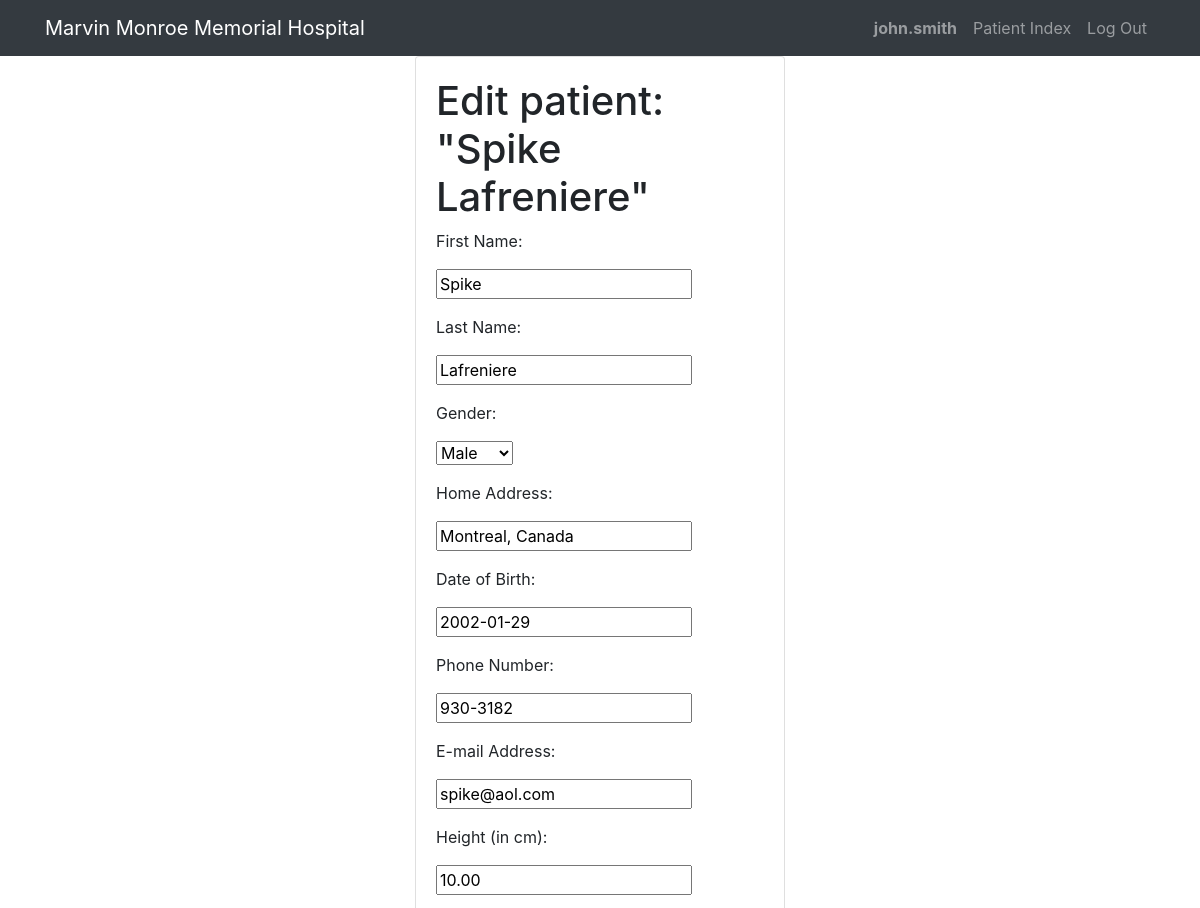
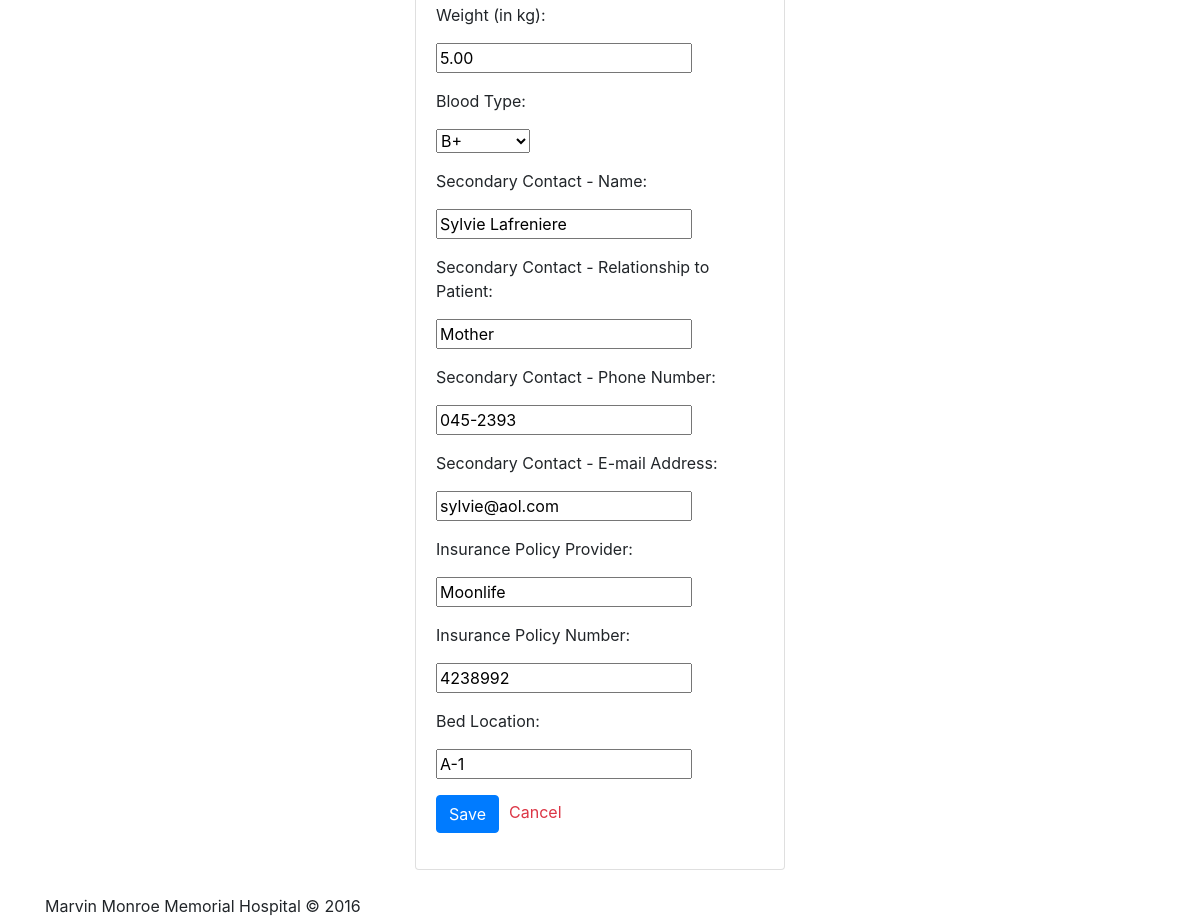
/editpatient/3 (signed in), run on the app's committed database (2 pictures, top to bottom).
### hms/models.py (models this page shows, shortened)
class User(AbstractUser):
    pass

class Patient(models.Model):
    GENDER_CHOICES = [
        ('M', 'Male'),
        ('F', 'Female'),
        ('O', 'Other')
    ]
    BLOOD_TYPES = [
        ('APOS', 'A+'),
        ('ANEG', 'A-'),
        ('BPOS', 'B+'),
        ('BNEG', 'B-'),
        ('OPOS', 'O+'),
        ('ONEG', 'O-'),
        ('ABPOS', 'AB+'),
        ('ABNEG', 'AB-'),
        ('UNKNOWN', 'Unknown')
    ]
    first_name = models.CharField(max_length=200, blank=True, default='N/A')
    last_name = models.CharField(max_length=200, blank=True, default='N/A')
    gender = models.CharField(max_length=100, null=True, blank=True, default='Other', choices=GENDER_CHOICES)
    address = models.CharField(max_length=400, blank=True, default='N/A')
    birth_date = models.DateField(null=True, blank=True, default='N/A')
    phone = models.CharField(max_length=200, blank=True, default='N/A')
    email = models.CharField(max_length=200, blank=True, default='N/A')
    avatar = models.ImageField(null=True, blank=True)
    height_cm = models.DecimalField(default="0.00", decimal_places=2, max_digits=5, blank=True, null=True)
    weight_kg = models.DecimalField(default="0.00", decimal_places=2, max_digits=50, blank=True, null=True)
    blood_type = models.CharField(max_length=100, null=True, default="Unknown", choices=BLOOD_TYPES)
    contact_name = models.CharField(max_length=200, blank=True, default='N/A')
    contact_relationship = models.CharField(max_length=200, blank=True, default='N/A')
    contact_phone = models.CharField(max_length=200, blank=True, default='N/A')
    contact_email = models.CharField(max_length=200, blank=True, default='N/A')
    insurance_policy_provider = models.CharField(max_length=200, blank=True, default='N/A')
    insurance_policy_number = models.CharField(max_length=200, blank=True, default='N/A')
    bed_location = models.CharField(max_length=200, blank=True, default='N/A')
    timestamp = models.DateTimeField(auto_now_add=True)

### hms/views.py (the view)
# urls.py: path("editpatient/<str:patient_pk>", views.editpatient, name="editpatient"),
@login_required(login_url='login') # From https://docs.djangoproject.com/en/dev/ref/settings/#login-redirect-url
def editpatient(request, patient_pk):
    if request.method == "POST":
        form = EditPatientForm(request.POST, request.FILES)
        if form.is_valid():
            patient = Patient.objects.get(id=patient_pk)
            patient.first_name = form.cleaned_data["first_name"]
            patient.last_name = form.cleaned_data["last_name"]
            patient.gender = form.cleaned_data["gender"]
            patient.address = form.cleaned_data["address"]
            patient.birth_date = form.cleaned_data["birth_date"]
            patient.phone = form.cleaned_data["phone"]
            patient.email = form.cleaned_data["email"]
            patient.height_cm = form.cleaned_data["height_cm"]
            patient.weight_kg = form.cleaned_data["weight_kg"]
            patient.blood_type = form.cleaned_data["blood_type"]
            patient.contact_name = form.cleaned_data["contact_name"]
            patient.contact_relationship = form.cleaned_data["contact_relationship"]
            patient.contact_phone = form.cleaned_data["contact_phone"]
            patient.contact_email = form.cleaned_data["contact_email"]
            patient.insurance_policy_provider = form.cleaned_data["insurance_policy_provider"]
            patient.insurance_policy_number = form.cleaned_data["insurance_policy_number"]
            patient.bed_location = form.cleaned_data["bed_location"]
            patient.save()
            return HttpResponseRedirect(reverse("patient", args=(patient_pk)))
    else:
        view = "editpatient"
        title = "patient"
        patient = Patient.objects.get(id=patient_pk)
        form = EditPatientForm(initial={
            'first_name': patient.first_name,
            'last_name': patient.last_name,
            'gender': patient.gender,
            'address': patient.address,
            'birth_date': patient.birth_date,
            'phone': patient.phone,
            'email': patient.email,
            'height_cm': patient.height_cm,
            'weight_kg': patient.weight_kg,
            'blood_type': patient.blood_type,
            'contact_name': patient.contact_name,
            'contact_relationship': patient.contact_relationship,
            'contact_phone': patient.contact_phone,
            'contact_email': patient.contact_email,
            'insurance_policy_provider': patient.insurance_policy_provider,
            'insurance_policy_number': patient.insurance_policy_number,
            'bed_location': patient.bed_location
        })
        element = patient
        element_name = patient.first_name + " " + patient.last_name
        context = {"view": view, "title": title, "form": form, "element": element, "element_name": element_name, "patient": patient}
        return render(request, "hms/edit.html", context)

### hms/templates/hms/edit.html (shortened to what this page needs)
{% extends "hms/layout.html" %}
{% load static %}
{% block body %}
<div class="col-md-4 offset-md-4">
    <div class="card card-body">
        <h1>Edit {{ title }}: "{{ element_name }}"</h1>
        <form action="{% url view element.id %}" enctype="multipart/form-data" method="post">
			{% for field in form  %}
                <div class="form-group">
                    <label>{{ field.label_tag }}</label>
                    <div class="your need">{{ field }} </div>
                </div>
			{% endfor %}
            <p><input type="submit" class="btn btn-primary" value="Save"><a href="javascript:history.back();" class="text-danger" id="cancel">Cancel</a></p>
        </form>
    </div>
</div>
{% endblock %}

### hms/templates/hms/layout.html (shortened to what this page needs)
{% load static %}
<!DOCTYPE html>
<html>
<head>
    <link rel="stylesheet" href="https://stackpath.bootstrapcdn.com/bootstrap/4.3.1/css/bootstrap.min.css">
    <link rel="stylesheet" href="{% static 'styles.css' %}">
</head>
<body>
    <nav class="navbar navbar-dark navbar-expand-sm bg-dark">
        <div class="container">
            <a class="navbar-brand" href="{% url 'index' %}">Marvin Monroe Memorial Hospital</a>
            <div class="collapse navbar-collapse">
                <ul class="nav navbar-nav ml-auto">
                    {% if user.is_authenticated %}
                        <li class="nav-item">
                            <a class="nav-link" href=""><strong>{{ user.username }}</strong></a>
                        </li>
                    {% endif %}
                    {% if user.is_authenticated %}
                        <li class="nav-item">
                            <a class="nav-link" href="{% url 'patientindex' %}">Patient Index</a>
                        </li>
                        <li class="nav-item">
                            <a class="nav-link" href="{% url 'logout' %}">Log Out</a>
                        </li>
                    {% endif %}
                </ul>
            </div>
        </div>
    </nav>
    <div class="body">
        {% block body %}
        {% endblock %}
    </div>
    <br>
    <footer class="site-footer">
        <div class="row">
            <div class="container">
                <span>Marvin Monroe Memorial Hospital © 2016</span>
            </div>
        </div>
    </footer>
</body>
</html>

### hms/static/styles.css (style rules this page uses)
#cancel { padding-left: 10px; padding-right: 20px; padding-top: 30px; padding-bottom: 10px; }

### data on the page
User: username "john.smith"
Patient: form "Spike" "Lafreniere" "Male" "Montreal, Canada" "2002-01-29" "930-3182" "spike@aol.com" "10.00" "5.00" "B+" "Sylvie Lafreniere" "Mother" "045-2393" "sylvie@aol.com" "Moonlife" "4238992" "A-1"

### other printed values
{{ title }} "patient"
{{ element_name }} "Spike Lafreniere"
{{ field.label_tag }} "First Name:" "Last Name:" "Gender:" "Home Address:" "Date of Birth:" "Phone Number:" "E-mail Address:" "Height (in cm):" "Weight (in kg):" "Blood Type:" "Secondary Contact - Name:" "Secondary Contact - Relationship to Patient:" "Secondary Contact - Phone Number:" "Secondary Contact - E-mail Address:" "Insurance Policy Provider:" "Insurance Policy Number:" "Bed Location:"
